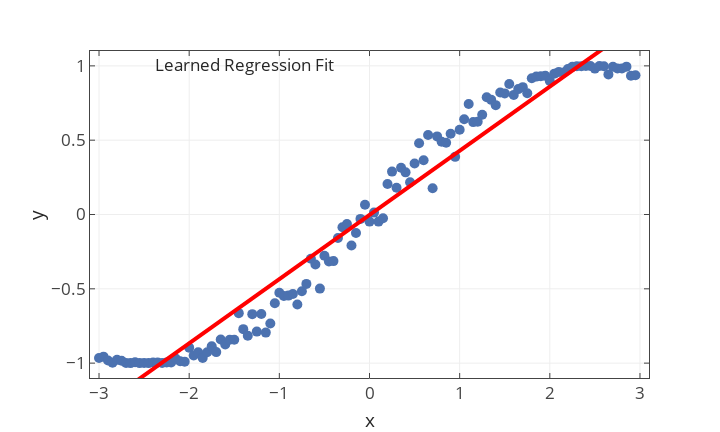

Write notebook code for a chart like this one.
### Markdown cell above
### Lerne Lineare Regression auf Daten

### Code cell
#Lerne Lineare Regression
print "Anzahl der Trainingsinstanzen:\t%d"%(X.shape[0])
print "Anzahl der Features:\t\t%d"%(X.shape[1])
model = LinearRegression()
model.fit(X,y)
#Plotte Daten und die gelernte Funktion
plot_data(X,y,model,interactive=True);
